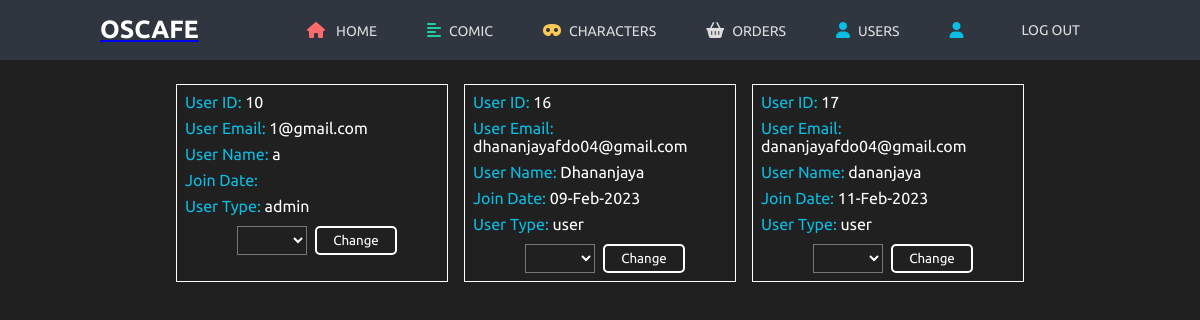
The app's page /admin_users.php (signed in) with its own data.
### tables this page shows
CREATE TABLE `users` (
  `id` int(11) NOT NULL,
  `email` varchar(50) NOT NULL,
  `name` varchar(50) NOT NULL,
  `PASSWORD` varchar(50) NOT NULL,
  `type` varchar(10) NOT NULL,
  `join_date` varchar(12) DEFAULT NULL,
  `token` int(6) DEFAULT NULL
);

### admin_users.php (the view, shortened to what this page needs)
<?php
@include "db_reference.php";
?>
<!DOCTYPE html>
<html lang="en">
<head>
    <link rel="stylesheet" href="styles/admin.css">
    <link rel="stylesheet" href="https://cdnjs.cloudflare.com/ajax/libs/font-awesome/6.0.0/css/all.min.css">
    <link rel="stylesheet" href="https://cdn.jsdelivr.net/npm/swiper@8/swiper-bundle.min.css" />
</head>
<body>
    <?php require_once "admin_header.php" ?>
    <section class="users">
    <?php
        $sql = "SELECT * FROM users;";
        $result = mysqli_query($connect, $sql);
        if(mysqli_num_rows($result) > 0){
            while($row = mysqli_fetch_assoc($result)){
    ?>
        <div>
            <p>User ID: <span><?php echo $row['id'] ?></span></p>
            <p>User Email: <span><?php echo $row['email'] ?></span></p>
            <p>User Name: <span><?php echo $row['name'] ?></span></p>
            <p>Join Date: <span><?php echo $row['join_date'] ?></span></p>
            <p>User Type: <span><?php echo $row['type'] ?></span></p>
            <form action="" method="post">
                <select name="user_type" id="">
                    <option disabled selected></option>
                    <option value="user">user</option>
                </select>
                <input type="submit" name="change_user" value="Change">
            </form>
        </div>
    <?php
            }
        }else{
        ?>
            <div class="users_unavailable">
                <p>There is no users available</p>
            </div>
        <?php
        }
    ?>
    </section>
</body>
</html>

### styles/admin.css (style rules this page uses)
:root { --mainColor: #202020; --whiteFont: #FFFFFF; --RedColor: #e7242a; }
* { padding: 0; margin: 0; font-family: 'Ubuntu'; }
body { background-color: var(--mainColor); }
form input, .select_div { border: 2px solid white; border-radius: 5px; background-color: var(--mainColor); }
select { margin-left: 10px; padding: 5px; background-color: var(--mainColor); color: white; }
option { background-color: var(--mainColor); color: white; }
.users, .dashboard { margin: 1.5rem; color: white; display: grid; grid-template-columns: repeat(auto-fit, 17rem); gap: 1rem; justify-content: center; }
.users div { padding: .5rem; border: 1px solid white; }
.users p { margin-bottom: .5rem; color: #0abde3; }
.users form { margin-top: .7rem; display: flex; justify-content: center; gap: .5rem; }
.users span { color: var(--whiteFont); }
.users input { padding: 0 1rem; color: white; }

### records on screen
users: id "10", email "1@gmail.com", name "a", type "admin"
users: id "16", email "dhananjayafdo04@gmail.com", name "Dhananjaya", join_date "09-Feb-2023", type "user"
users: id "17", email "dananjayafdo04@gmail.com", name "dananjaya", join_date "11-Feb-2023", type "user"
